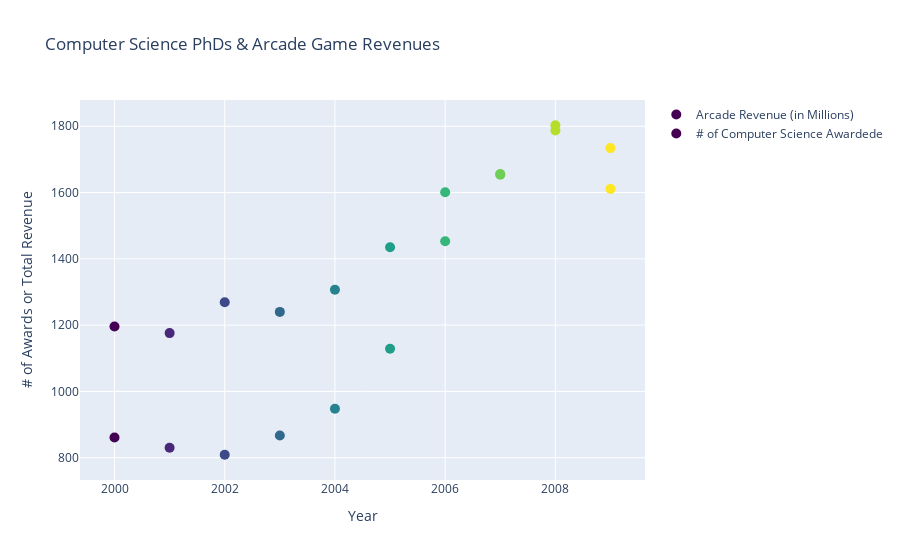

Notebook source saved alongside this figure:
### Code cell
#Referenced plotly website
#https://plotly.com/python/line-and-scatter/
#Scatter with a Color Dimension

#Creating trace 1 with arcade info
trace1 =go.Scatter(
                    x = arcade['Year'],
                    y = arcade['Total_Arcade_Revenue_millions'],
                    mode = "markers",
                    name = "Arcade Revenue (in Millions)",
                    marker = dict(size=10,color=arcade['Year'], colorscale='Viridis'),
                    text= 'in Milion $')

#Creating trace 2 with # of Computer Science PhD awarded
trace2 =go.Scatter(
                    x = arcade['Year'],
                    y = arcade['Computer_Science_Doctorates_Awarded'],
                    mode = "markers",
                    name = "# of Computer Science Awardede",
                    marker = dict(size=10,color=arcade['Year'], colorscale='Viridis'),    
                    text= 'Awarded in a year')

data = [trace1, trace2]
layout = dict(title = 'Computer Science PhDs & Arcade Game Revenues',
              xaxis= dict(title= 'Year'),
              yaxis= dict(title= '# of Awards or Total Revenue')
              )

fig = dict(data = data, layout = layout)
iplot(fig)

### Figure 1 — Plotly figure (JSON) as saved in the notebook; plotly's stock layout.template omitted (floating-point values rounded to 4 significant figures)
{"data": [{"marker": {"color": [2000, 2001, 2002, 2003, 2004, 2005, 2006, 2007, 2008, 2009], "colorscale": [[0, "#440154"], [0.1111, "#482878"], [0.2222, "#3e4989"], [0.3333, "#31688e"], [0.4444, "#26828e"], [0.5556, "#1f9e89"], [0.6667, "#35b779"], [0.7778, "#6ece58"], [0.8889, "#b5de2b"], [1, "#fde725"]], "size": 10}, "mode": "markers", "name": "Arcade Revenue (in Millions)", "text": "in Milion $", "type": "scatter", "x": [2000, 2001, 2002, 2003, 2004, 2005, 2006, 2007, 2008, 2009], "y": [1196, 1176, 1269, 1240, 1307, 1435, 1601, 1654, 1803, 1734]}, {"marker": {"color": [2000, 2001, 2002, 2003, 2004, 2005, 2006, 2007, 2008, 2009], "colorscale": [[0, "#440154"], [0.1111, "#482878"], [0.2222, "#3e4989"], [0.3333, "#31688e"], [0.4444, "#26828e"], [0.5556, "#1f9e89"], [0.6667, "#35b779"], [0.7778, "#6ece58"], [0.8889, "#b5de2b"], [1, "#fde725"]], "size": 10}, "mode": "markers", "name": "# of Computer Science Awardede", "text": "Awarded in a year", "type": "scatter", "x": [2000, 2001, 2002, 2003, 2004, 2005, 2006, 2007, 2008, 2009], "y": [861, 830, 809, 867, 948, 1129, 1453, 1656, 1787, 1611]}], "layout": {"title": {"text": "Computer Science PhDs & Arcade Game Revenues"}, "xaxis": {"title": {"text": "Year"}}, "yaxis": {"title": {"text": "# of Awards or Total Revenue"}}}}
